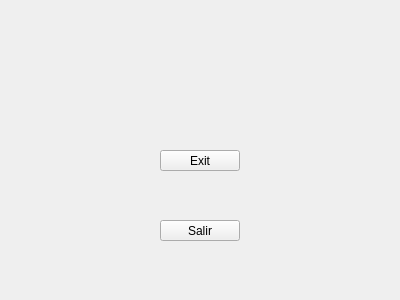
<?xml version="1.0" encoding="UTF-8"?>
<ui version="4.0">
 <class>Demo</class>
 <widget class="QWidget" name="Demo">
  <property name="geometry">
   <rect>
    <x>0</x>
    <y>0</y>
    <width>400</width>
    <height>300</height>
   </rect>
  </property>
  <property name="windowTitle">
   <string>Demo</string>
  </property>
  <widget class="QPushButton" name="btn_Close">
   <property name="geometry">
    <rect>
     <x>160</x>
     <y>220</y>
     <width>80</width>
     <height>21</height>
    </rect>
   </property>
   <property name="text">
    <string>Salir</string>
   </property>
  </widget>
  <widget class="QPushButton" name="btn_Exit">
   <property name="geometry">
    <rect>
     <x>160</x>
     <y>150</y>
     <width>80</width>
     <height>21</height>
    </rect>
   </property>
   <property name="text">
    <string>Exit</string>
   </property>
  </widget>
 </widget>
 <resources/>
 <connections/>
</ui>
